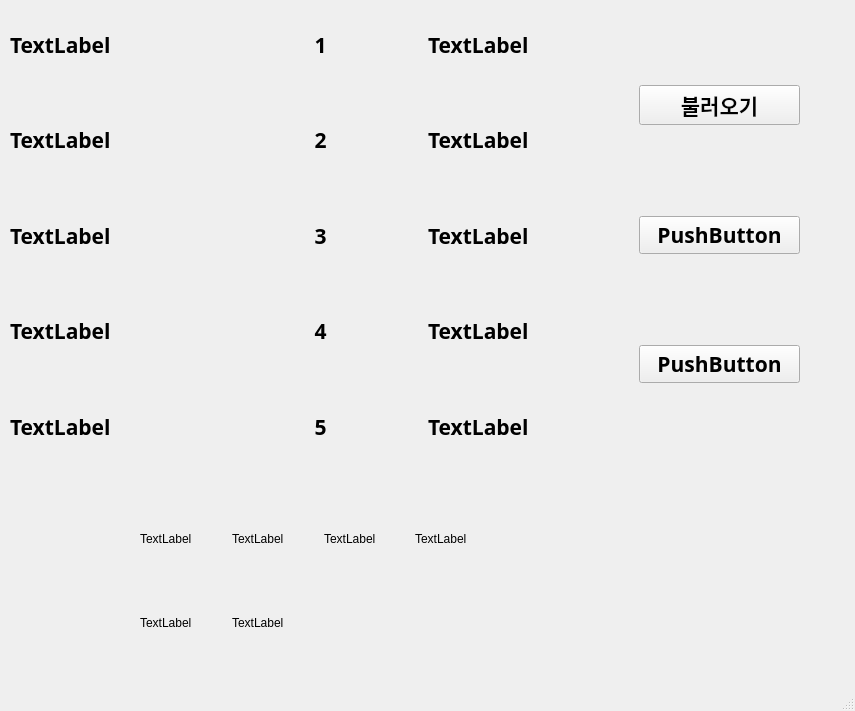
<?xml version="1.0" encoding="UTF-8"?>
<ui version="4.0">
 <class>MainWindow</class>
 <widget class="QMainWindow" name="MainWindow">
  <property name="geometry">
   <rect>
    <x>0</x>
    <y>0</y>
    <width>855</width>
    <height>711</height>
   </rect>
  </property>
  <property name="windowTitle">
   <string>MainWindow</string>
  </property>
  <widget class="QWidget" name="centralwidget">
   <widget class="QWidget" name="verticalLayoutWidget_2">
    <property name="geometry">
     <rect>
      <x>639</x>
      <y>0</y>
      <width>161</width>
      <height>471</height>
     </rect>
    </property>
    <property name="font">
     <font>
      <family>G마켓 산스 TTF Bold</family>
      <pointsize>16</pointsize>
      <weight>75</weight>
      <bold>true</bold>
     </font>
    </property>
    <layout class="QVBoxLayout" name="verticalLayout_2">
     <item>
      <widget class="QPushButton" name="load1">
       <property name="font">
        <font>
         <family>G마켓 산스 TTF Bold</family>
         <pointsize>16</pointsize>
         <weight>75</weight>
         <bold>true</bold>
        </font>
       </property>
       <property name="text">
        <string>불러오기</string>
       </property>
      </widget>
     </item>
     <item>
      <widget class="QPushButton" name="load2">
       <property name="font">
        <font>
         <family>G마켓 산스 TTF Bold</family>
         <pointsize>16</pointsize>
         <weight>75</weight>
         <bold>true</bold>
        </font>
       </property>
       <property name="text">
        <string>PushButton</string>
       </property>
      </widget>
     </item>
     <item>
      <widget class="QPushButton" name="load3">
       <property name="font">
        <font>
         <family>G마켓 산스 TTF Bold</family>
         <pointsize>16</pointsize>
         <weight>75</weight>
         <bold>true</bold>
        </font>
       </property>
       <property name="text">
        <string>PushButton</string>
       </property>
      </widget>
     </item>
    </layout>
   </widget>
   <widget class="QWidget" name="gridLayoutWidget">
    <property name="geometry">
     <rect>
      <x>10</x>
      <y>0</y>
      <width>621</width>
      <height>471</height>
     </rect>
    </property>
    <property name="font">
     <font>
      <family>G마켓 산스 TTF Bold</family>
      <pointsize>16</pointsize>
      <weight>75</weight>
      <bold>true</bold>
     </font>
    </property>
    <layout class="QGridLayout" name="gridLayout">
     <item row="0" column="0">
      <widget class="QLabel" name="img1">
       <property name="font">
        <font>
         <family>G마켓 산스 TTF Bold</family>
         <pointsize>16</pointsize>
         <weight>75</weight>
         <bold>true</bold>
        </font>
       </property>
       <property name="text">
        <string>TextLabel</string>
       </property>
      </widget>
     </item>
     <item row="0" column="2">
      <widget class="QLabel" name="title1">
       <property name="font">
        <font>
         <family>G마켓 산스 TTF Bold</family>
         <pointsize>16</pointsize>
         <weight>75</weight>
         <bold>true</bold>
        </font>
       </property>
       <property name="text">
        <string>TextLabel</string>
       </property>
      </widget>
     </item>
     <item row="2" column="1">
      <widget class="QLabel" name="label_13">
       <property name="font">
        <font>
         <family>G마켓 산스 TTF Bold</family>
         <pointsize>16</pointsize>
         <weight>75</weight>
         <bold>true</bold>
        </font>
       </property>
       <property name="text">
        <string>3</string>
       </property>
       <property name="alignment">
        <set>Qt::AlignCenter</set>
       </property>
      </widget>
     </item>
     <item row="2" column="2">
      <widget class="QLabel" name="title3">
       <property name="font">
        <font>
         <family>G마켓 산스 TTF Bold</family>
         <pointsize>16</pointsize>
         <weight>75</weight>
         <bold>true</bold>
        </font>
       </property>
       <property name="text">
        <string>TextLabel</string>
       </property>
      </widget>
     </item>
     <item row="4" column="2">
      <widget class="QLabel" name="title5">
       <property name="font">
        <font>
         <family>G마켓 산스 TTF Bold</family>
         <pointsize>16</pointsize>
         <weight>75</weight>
         <bold>true</bold>
        </font>
       </property>
       <property name="text">
        <string>TextLabel</string>
       </property>
      </widget>
     </item>
     <item row="3" column="2">
      <widget class="QLabel" name="title4">
       <property name="font">
        <font>
         <family>G마켓 산스 TTF Bold</family>
         <pointsize>16</pointsize>
         <weight>75</weight>
         <bold>true</bold>
        </font>
       </property>
       <property name="text">
        <string>TextLabel</string>
       </property>
      </widget>
     </item>
     <item row="4" column="1">
      <widget class="QLabel" name="label_15">
       <property name="font">
        <font>
         <family>G마켓 산스 TTF Bold</family>
         <pointsize>16</pointsize>
         <weight>75</weight>
         <bold>true</bold>
        </font>
       </property>
       <property name="text">
        <string>5</string>
       </property>
       <property name="alignment">
        <set>Qt::AlignCenter</set>
       </property>
      </widget>
     </item>
     <item row="1" column="0">
      <widget class="QLabel" name="img2">
       <property name="font">
        <font>
         <family>G마켓 산스 TTF Bold</family>
         <pointsize>16</pointsize>
         <weight>75</weight>
         <bold>true</bold>
        </font>
       </property>
       <property name="text">
        <string>TextLabel</string>
       </property>
      </widget>
     </item>
     <item row="4" column="0">
      <widget class="QLabel" name="img5">
       <property name="font">
        <font>
         <family>G마켓 산스 TTF Bold</family>
         <pointsize>16</pointsize>
         <weight>75</weight>
         <bold>true</bold>
        </font>
       </property>
       <property name="text">
        <string>TextLabel</string>
       </property>
      </widget>
     </item>
     <item row="0" column="1">
      <widget class="QLabel" name="label_11">
       <property name="font">
        <font>
         <family>G마켓 산스 TTF Bold</family>
         <pointsize>16</pointsize>
         <weight>75</weight>
         <bold>true</bold>
        </font>
       </property>
       <property name="text">
        <string>1</string>
       </property>
       <property name="alignment">
        <set>Qt::AlignCenter</set>
       </property>
      </widget>
     </item>
     <item row="3" column="0">
      <widget class="QLabel" name="img4">
       <property name="font">
        <font>
         <family>G마켓 산스 TTF Bold</family>
         <pointsize>16</pointsize>
         <weight>75</weight>
         <bold>true</bold>
        </font>
       </property>
       <property name="text">
        <string>TextLabel</string>
       </property>
      </widget>
     </item>
     <item row="1" column="1">
      <widget class="QLabel" name="label_12">
       <property name="font">
        <font>
         <family>G마켓 산스 TTF Bold</family>
         <pointsize>16</pointsize>
         <weight>75</weight>
         <bold>true</bold>
        </font>
       </property>
       <property name="text">
        <string>2</string>
       </property>
       <property name="alignment">
        <set>Qt::AlignCenter</set>
       </property>
      </widget>
     </item>
     <item row="1" column="2">
      <widget class="QLabel" name="title2">
       <property name="font">
        <font>
         <family>G마켓 산스 TTF Bold</family>
         <pointsize>16</pointsize>
         <weight>75</weight>
         <bold>true</bold>
        </font>
       </property>
       <property name="text">
        <string>TextLabel</string>
       </property>
      </widget>
     </item>
     <item row="3" column="1">
      <widget class="QLabel" name="label_14">
       <property name="font">
        <font>
         <family>G마켓 산스 TTF Bold</family>
         <pointsize>16</pointsize>
         <weight>75</weight>
         <bold>true</bold>
        </font>
       </property>
       <property name="text">
        <string>4</string>
       </property>
       <property name="alignment">
        <set>Qt::AlignCenter</set>
       </property>
      </widget>
     </item>
     <item row="2" column="0">
      <widget class="QLabel" name="img3">
       <property name="font">
        <font>
         <family>G마켓 산스 TTF Bold</family>
         <pointsize>16</pointsize>
         <weight>75</weight>
         <bold>true</bold>
        </font>
       </property>
       <property name="text">
        <string>TextLabel</string>
       </property>
      </widget>
     </item>
    </layout>
   </widget>
   <widget class="QWidget" name="gridLayoutWidget_2">
    <property name="geometry">
     <rect>
      <x>140</x>
      <y>500</y>
      <width>361</width>
      <height>161</height>
     </rect>
    </property>
    <layout class="QGridLayout" name="gridLayout_2">
     <item row="1" column="1">
      <widget class="QLabel" name="label_4">
       <property name="text">
        <string>TextLabel</string>
       </property>
      </widget>
     </item>
     <item row="0" column="1">
      <widget class="QLabel" name="label_3">
       <property name="text">
        <string>TextLabel</string>
       </property>
      </widget>
     </item>
     <item row="1" column="0">
      <widget class="QLabel" name="label_2">
       <property name="text">
        <string>TextLabel</string>
       </property>
      </widget>
     </item>
     <item row="0" column="2">
      <widget class="QLabel" name="label_5">
       <property name="text">
        <string>TextLabel</string>
       </property>
      </widget>
     </item>
     <item row="0" column="0">
      <widget class="QLabel" name="label">
       <property name="text">
        <string>TextLabel</string>
       </property>
      </widget>
     </item>
     <item row="0" column="3">
      <widget class="QLabel" name="label_6">
       <property name="text">
        <string>TextLabel</string>
       </property>
      </widget>
     </item>
    </layout>
   </widget>
  </widget>
  <widget class="QMenuBar" name="menubar">
   <property name="geometry">
    <rect>
     <x>0</x>
     <y>0</y>
     <width>855</width>
     <height>21</height>
    </rect>
   </property>
  </widget>
  <widget class="QStatusBar" name="statusbar"/>
 </widget>
 <resources/>
 <connections/>
</ui>
